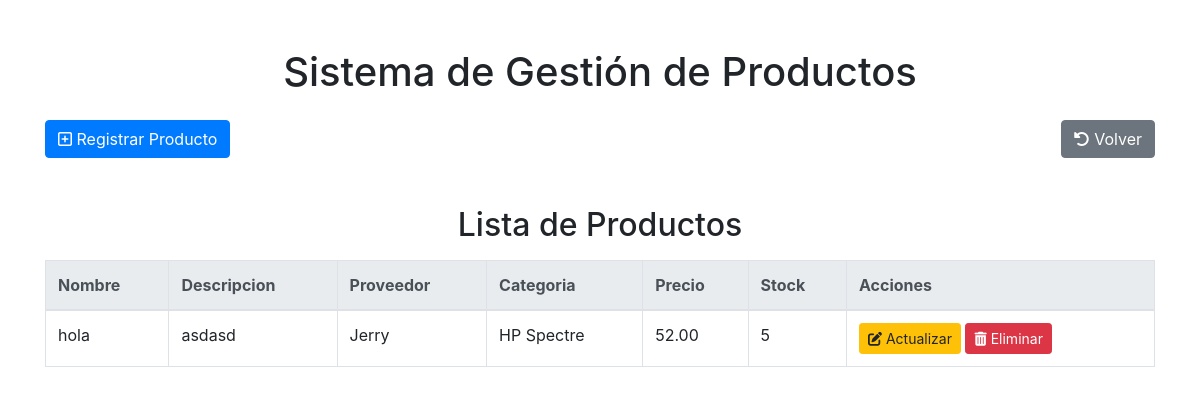
Page /producto/crud_producto/ on the earlier database version.
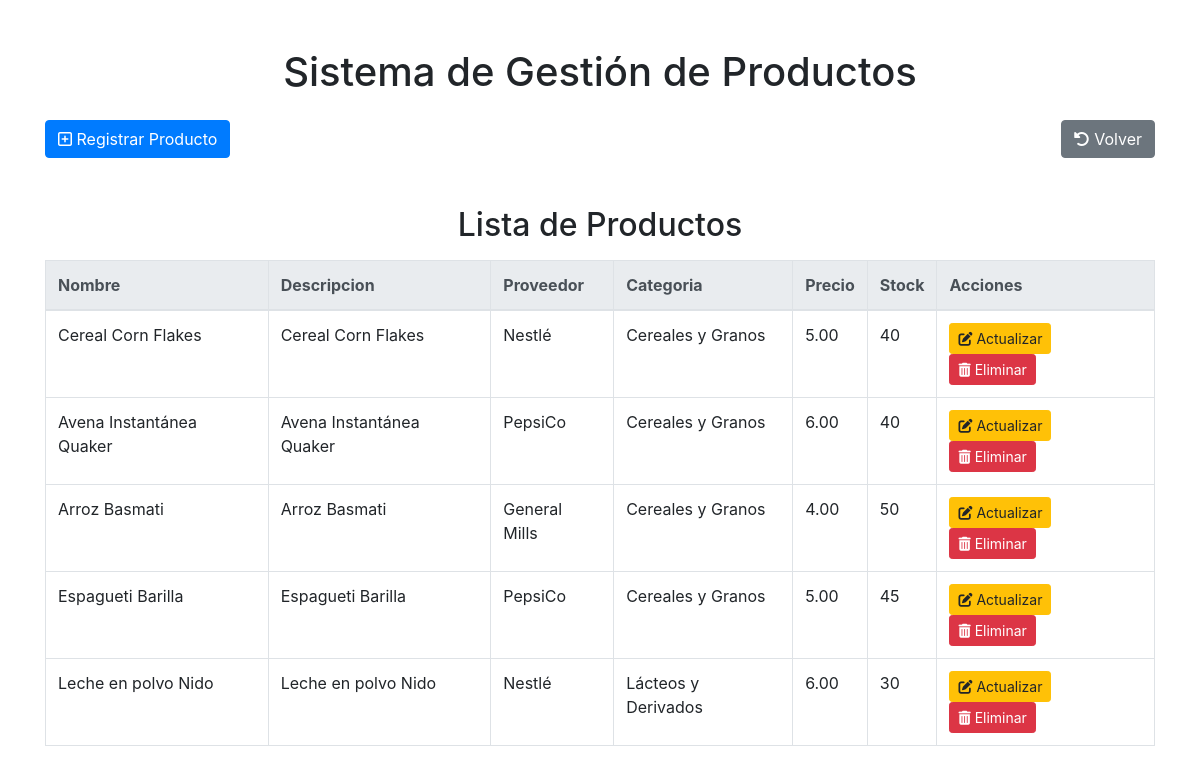
Same page on the later database version.
### Aplicacion/models.py (models this page shows, shortened)
class Producto(models.Model):
    id=models.AutoField(primary_key=True)
    nombre=models.CharField(max_length=50)
    descripcion=models.CharField(max_length=150)
    proveedor=models.ForeignKey(Proveedor,on_delete=models.CASCADE, editable=True)
    categoria=models.ForeignKey(Categoria,on_delete=models.PROTECT, editable=True)
    precio=models.DecimalField(max_digits=10, decimal_places=2)
    stock=models.IntegerField()

class Proveedor(models.Model):
    id=models.AutoField(primary_key=True)
    nombre=models.CharField(max_length=50)
    direccion=models.CharField(max_length=100)
    def __str__(self) -> str:
        return self.nombre

class Categoria(models.Model):
    id=models.AutoField(primary_key=True)
    nombre=models.CharField(max_length=50)
    descripcion=models.CharField(max_length=150)
    def __str__(self) -> str:
        return self.nombre

### Aplicacion/views.py (the view)
# urls.py: path('producto/crud_producto/', crud_producto, name='crud_producto'),
def crud_producto(request):
    producto = Producto.objects.all()
    return render(request, 'crud_producto.html', {'productos': producto})

### templates/crud_producto.html (shortened to what this page needs)
<!DOCTYPE html>
<html lang="en">
<head>
    <link href="https://stackpath.bootstrapcdn.com/bootstrap/4.5.2/css/bootstrap.min.css" rel="stylesheet">
    <link href="https://cdnjs.cloudflare.com/ajax/libs/font-awesome/6.0.0-beta3/css/all.min.css" rel="stylesheet">
</head>
<body>
    <div class="container mt-5">
        <h1 class="text-center">Sistema de Gestión de Productos</h1>
        <div class="d-flex justify-content-between align-items-center mt-4">
            <a href="{% url 'crear_producto' %}" class="btn btn-primary"><i class="fa-regular fa-square-plus"></i> Registrar Producto</a>
            <a href="{% url 'home' %}" class="btn btn-secondary"><i class="fa-solid fa-rotate-left"></i> Volver</a>
        </div>
        <h2 class="mt-5 text-center">Lista de Productos</h2>
        <table class="table table-bordered mt-3">
            <thead class="thead-light">
                <tr>
                    <th>Nombre</th>
                    <th>Descripcion</th>
                    <th>Proveedor</th>
                    <th>Categoria</th>
                    <th>Precio</th>
                    <th>Stock</th>
                    <th>Acciones</th>
                </tr>
            </thead>
            <tbody>
                {% for producto in productos %}
                    <tr>
                        <td>{{ producto.nombre }}</td>
                        <td>{{ producto.descripcion }}</td>
                        <td>{{ producto.proveedor }}</td>
                        <td>{{ producto.categoria }}</td>
                        <td>{{ producto.precio }}</td>
                        <td>{{ producto.stock }}</td>
                        <td>
                            <a href="{% url 'editar_producto' producto.id %}" class="btn btn-warning btn-sm"><i class="fa-solid fa-pen-to-square"></i> Actualizar</a>
                            <button class="btn btn-danger btn-sm" data-toggle="modal" data-target="#confirmDelete{{ producto.id }}"><i class="fa-solid fa-trash-can"></i> Eliminar</button>
                        </td>
                    </tr>
                {% empty %}
                    <tr>
                        <td colspan="5" class="text-center">No hay productos registradas.</td>
                    </tr>
                {% endfor %}
            </tbody>
        </table>
    </div>
</body>
</html>

Differences in the rows shown:
removed Producto: nombre "hola", descripcion "asdasd", proveedor "Jerry", categoria "HP Spectre", precio "52.00", stock "5"
added Producto: nombre "Cereal Corn Flakes", descripcion "Cereal Corn Flakes", proveedor "Nestlé", categoria "Cereales y Granos", precio "5.00", stock "40"
added Producto: nombre "Avena Instantánea Quaker", descripcion "Avena Instantánea Quaker", proveedor "PepsiCo", categoria "Cereales y Granos", precio "6.00", stock "40"
added Producto: nombre "Arroz Basmati", descripcion "Arroz Basmati", proveedor "General Mills", categoria "Cereales y Granos", precio "4.00", stock "50"
added Producto: nombre "Espagueti Barilla", descripcion "Espagueti Barilla", proveedor "PepsiCo", categoria "Cereales y Granos", precio "5.00", stock "45"
added Producto: nombre "Leche en polvo Nido", descripcion "Leche en polvo Nido", proveedor "Nestlé", categoria "Lácteos y Derivados", precio "6.00", stock "30"
